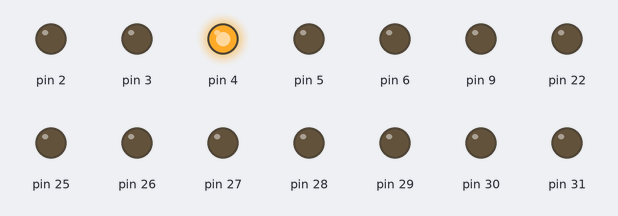
The sketch below on a simulated Arduino Mega 2560, built with avr-gcc and run on an emulated ATmega2560. Parts: output pins drawn as LEDs (lit = HIGH). Random numbers use the default seed unless the sketch sets one.

Above: at 0.1 s.
At 3.4 s:
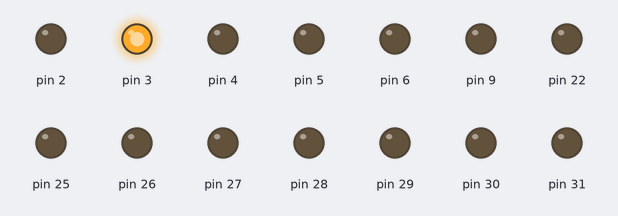
At 8.86 s:
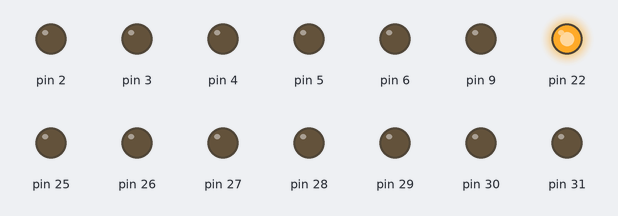
At 18.19 s:
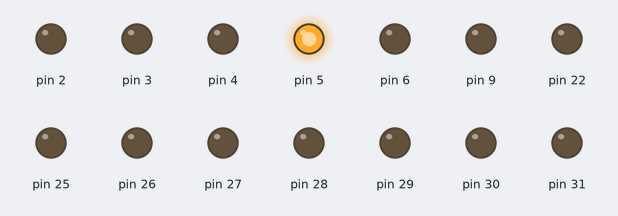
At 31.2 s:
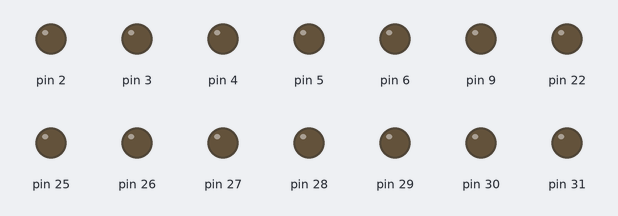
At 39.3 s:
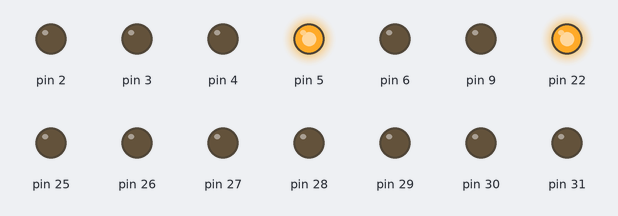
Timing chart, 0 to 40.0 s (numbered marks = the images above):
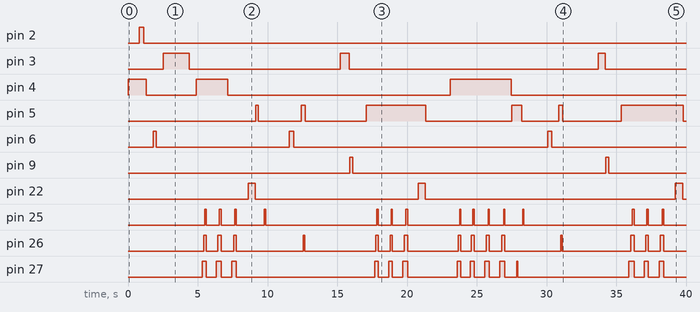

Measured:
- by itself, pin 2: LOW → HIGH at 0.82 s, → LOW 0.30 s later
- by itself, pin 3: goes HIGH 1.9 s, LOW 10.9 s, HIGH 0.61 s, LOW 17.9 s, HIGH 0.52 s, then LOW
- by itself, pin 4: goes HIGH 1.3 s, LOW 3.6 s, HIGH 2.3 s, LOW 15.9 s, HIGH 4.4 s, then LOW
- by itself, pin 5: LOW → HIGH at 9.2 s, → LOW 0.15 s later, → HIGH 3.1 s later, → LOW 0.29 s later, … (12 changes in this stretch)
- by itself, pin 6: goes HIGH 0.22 s, LOW 9.5 s, HIGH 0.32 s, LOW 18.2 s, HIGH 0.32 s, then LOW
- by itself, pin 9: alternates HIGH for 0.21 s and LOW for 18.1 s
- by itself, pin 22: goes HIGH 0.49 s, LOW 11.7 s, HIGH 0.48 s, LOW 17.9 s, HIGH 0.53 s, then LOW
- by itself, pin 25: LOW → HIGH at 5.5 s, → LOW 0.12 s later, → HIGH 0.92 s later, → LOW 0.13 s later, … (30 changes in this stretch)

The sketch:

Dual.ino
```cpp
volatile int state = false; // 매크로 키보드의 구동 미치 정지상태를 저장하는 함수

unsigned button_millis;

void random_delay(long delay_value, int random_value)
{
  delay_value = delay_value + random(-random_value, random_value);
  if(delay_value < 0) return;
  delay(delay_value);
}

void isr()
{
  // debouncing 현상 방지, 0.2초 이내에 버튼이 눌러진 경우
  // 1회 눌러진것으로만 인식시킴
  if( (millis() - button_millis ) < 200 ) return;

  if( state == false )
  {
    state = true;
    digitalWrite(52, HIGH); // 구동중인 경우 LED ON
    digitalWrite(53, LOW);
  }
  else
  {
    state = false;
    digitalWrite(52, LOW);
    digitalWrite(53, HIGH); // 정지중인 경우 LED ON
  }

  button_millis = millis();
}

int fordom, lfordom, rfordom, rcycle, lcycle, tsp, pown, rskill, skill, meso;

void setup() {

  for(int i = 2; i<=13; i++){
    pinMode(i, OUTPUT);
  }
  for(int j = 22; j<=50; j++){
    pinMode(j, OUTPUT);
  }
  randomSeed(analogRead(0));

  pinMode(51, INPUT_PULLUP); // 버튼
  attachInterrupt(digitalPinToInterrupt(51), isr, RISING); // 버튼을 누를 경우 실행하는 한수를 지정(isr함수)


}

void loop() {
    Build_Start();

    for(int i = 0; i <= 3; i++){
      furi();
    }
    furi_t();
    Jump_D();

}

void Build_Start(){

    Left_Down(600,50);
    V_Down(130,30);
    V_Up(50,20);
    Up_Down(100,20);
    F_Down(150,50);
    F_Up(50,20);
    Up_Up(200,30);
    Left_Up(500,30);
    Insert_Down(200,30);
    Insert_Up(500,30);

    Down_Down(300,50);
    D_Down(500,50);
    D_Up(500,100);
    V_Down(130,30);
    V_Up(50,20);
    A_Down(300,30);
    A_Up(50,20);
    Down_Up(500,30);

    Left_Down(200,30);
    Jump_D();
    Jump_D();
    Left_Up(50,20);
    Jump_D();
    V_Down(300,30);
    V_Up(50,20);
    Ctrl_Down(500,30);
    Ctrl_Up(50,20);

    Right_Down(150,20);
    Right_Up(50,20);

    V_Down(300,30);
    V_Up(50,20);
    Z_Down(100,20);
    Z_Up(1700,10);

    Insert_Down(300,30);
    Insert_Up(500,30);
    Right_Down(150,20);
    X_Down(100,20);
    X_Up(50,20);
    Right_Up(2500,50);

    Down_Down(300,50);
    V_Down(200,30);
    V_Up(50,20);
    Down_Up(50,20);

    Delete_Down(200,50);
    Delete_Up(1000,100);

    Right_Down(300,30);
    Jump_D();
    Jump_D();
    Jump_D();
    V_Down(300,30);
    V_Up(50,20);
    Ctrl_Down(500,30);
    Ctrl_Up(50,20);
    Right_Up(1800,100);
}

void furi(){
    Left_Down(300,30);
    Jump_D();
    Jump_D();
    Jump_D();
    Jump_D();
    Left_Up(50,20);

    Right_Down(200,20);
    V_Down(100,30);
    V_Up(50,20);
    C_Down(100,20);
    C_Up(250,20);
    Right_Up(50,20);
    Z_Down(100,20);
    Z_Up(1700,10);

    Insert_Down(300,30);
    Insert_Up(500,30);
    Right_Down(150,20);
    X_Down(100,20);
    X_Up(50,20);
    Right_Up(2500,50);

    Down_Down(300,50);
    V_Down(200,30);
    V_Up(50,20);
    Down_Up(50,20);

    Delete_Down(200,50);
    Delete_Up(1000,100);

    Right_Down(300,30);
    Jump_D();
    Jump_D();
    Jump_D();
    V_Down(300,30);
    V_Up(50,20);
    Ctrl_Down(500,30);
    Ctrl_Up(50,20);
    Right_Up(1800,100);
}

void furi_t(){
    Left_Down(300,30);
    Jump_D();
    Jump_D();
    Jump_D();
    Jump_D();
    Left_Up(50,20);

    Right_Down(200,20);
    V_Down(100,30);
    V_Up(50,20);
    C_Down(100,20);
    C_Up(250,20);
    Right_Up(50,20);
    Z_Down(100,20);
    Z_Up(1700,10);

    Insert_Down(300,30);
    Insert_Up(500,30);
    Right_Down(150,20);
    X_Down(100,20);
    X_Up(50,20);
    Right_Up(2500,50);

    Down_Down(300,50);
    V_Down(200,30);
    V_Up(50,20);
    Down_Up(50,20);

    Delete_Down(200,50);
    Delete_Up(1000,100);

    Right_Down(300,30);
    Jump_D();
    Jump_D();
    Jump_D();
    V_Down(300,30);
    V_Up(50,20);
    Ctrl_Down(500,30);
    Ctrl_Up(50,20);
    Right_Up(300,50);
}


void Jump_D(){
  V_Down(100,30);
    V_Up(50,10);
    V_Down(100,30);
    C_Down(100,30);
    X_Down(100,50);
    Z_Down(100,50);
    V_Up(0,0);
    C_Up(0,0);
    X_Up(0,0);
    Z_Up(480,50);
}
void Jump_cs(){

  tsp = random(1,7);
  if(tsp == 1){

    meso = random(1, 3);
    if(meso == 1){
      Z_Down(50,10);
      Z_Up(50,10);
    }

    V_Down(100,50);
    V_Up(50,10);
    V_Down(120,30);
    C_Down(120,30);

    skill = random(1, 7);
    if(skill == 1){
      Ctrl_Down(50,10);
      Ctrl_Up(50,10);
    }else if(skill == 4){
      PageDown_Down(50,10);
      PageDown_Up(50,10);
    }

    X_Down(100,50);
    Z_Down(100,50);
    V_Up(0,0);
    C_Up(0,0);
    X_Up(0,0);
    Z_Up(600,80);
  }else if(tsp == 2){

    meso = random(1, 3);
    if(meso == 1){
      Z_Down(50,10);
      Z_Up(50,10);
    }

    V_Down(100,50);
    V_Up(50,10);
    V_Down(120,30);
    C_Down(120,30);

    skill = random(1, 7);
    if(skill == 1){
      Ctrl_Down(50,10);
      Ctrl_Up(50,10);
    }else if(skill == 4){
      PageDown_Down(50,10);
      PageDown_Up(50,10);
    }

    X_Down(100,50);
    Z_Down(100,50);
    V_Up(0,0);
    C_Up(0,0);
    X_Up(0,0);
    Z_Up(600,80);
  }else if(tsp == 3){

    meso = random(1, 3);
    if(meso == 1){
      Z_Down(50,10);
      Z_Up(50,10);
    }

    V_Down(100,50);
    V_Up(50,10);
    V_Down(120,30);
    C_Down(120,30);

    skill = random(1, 7);
    if(skill == 1){
      Ctrl_Down(50,10);
      Ctrl_Up(50,10);
    }else if(skill == 4){
      PageDown_Down(50,10);
      PageDown_Up(50,10);
    }

    PageUp_Down(100,50);
    Z_Down(100,50);
    V_Up(0,0);
    C_Up(0,0);
    PageUp_Up(0,0);
    Z_Up(600,80);
  }else if(tsp == 4){

    meso = random(1, 3);
    if(meso == 1){
      Z_Down(50,10);
      Z_Up(50,10);
    }

    V_Down(100,50);
    V_Up(50,10);
    V_Down(120,30);
    C_Down(120,30);

    skill = random(1, 7);
    if(skill == 1){
      Ctrl_Down(50,10);
      Ctrl_Up(50,10);
    }else if(skill == 4){
      PageDown_Down(50,10);
      PageDown_Up(50,10);
    }

    Insert_Down(100,50);
    Z_Down(100,50);
    V_Up(0,0);
    C_Up(0,0);
    Insert_Up(0,0);
    Z_Up(600,80);
  }else if(tsp == 5){

    meso = random(1, 3);
    if(meso == 1){
      Z_Down(50,10);
      Z_Up(50,10);
    }

    V_Down(100,50);
    V_Up(50,10);
    V_Down(120,30);
    C_Down(120,30);

    skill = random(1, 7);
    if(skill == 1){
      Ctrl_Down(50,10);
      Ctrl_Up(50,10);
    }else if(skill == 4){
      PageDown_Down(50,10);
      PageDown_Up(50,10);
    }

    Home_Down(100,50);
    Z_Down(100,50);
    V_Up(0,0);
    C_Up(0,0);
    Home_Up(0,0);
    Z_Up(600,80);
  }else{

    meso = random(1, 3);
    if(meso == 1){
      Z_Down(50,10);
      Z_Up(50,10);
    }

    V_Down(100,50);
    V_Up(50,10);
    V_Down(120,30);
    C_Down(120,30);

    skill = random(1, 7);
    if(skill == 1){
      Ctrl_Down(50,10);
      Ctrl_Up(50,10);
    }else if(skill == 4){
      PageDown_Down(50,10);
      PageDown_Up(50,10);
    }

    Insert_Down(100,50);
    Z_Down(100,50);
    V_Up(0,0);
    C_Up(0,0);
    Insert_Up(0,0);
    Z_Up(600,80);
  }
}

void Jump_cs_Fast(){

  tsp = random(1,7);
  if(tsp == 1){
    meso = random(1, 3);
    if(meso == 1){
      Z_Down(50,10);
      Z_Up(50,10);
    }
    V_Down(100,30);
    V_Up(50,10);
    V_Down(100,30);
    C_Down(100,30);

    skill = random(1, 7);
    if(skill == 1){
      Ctrl_Down(50,10);
      Ctrl_Up(50,10);
    }else if(skill == 4){
      PageDown_Down(50,10);
      PageDown_Up(50,10);
    }

    X_Down(100,50);
    Z_Down(100,50);
    V_Up(0,0);
    C_Up(0,0);
    X_Up(0,0);
    Z_Up(550,50);

  }else if(tsp == 2){
    meso = random(1, 3);
    if(meso == 1){
      Z_Down(50,10);
      Z_Up(50,10);
    }
    V_Down(100,30);
    V_Up(50,10);
    V_Down(100,30);
    C_Down(100,30);
    skill = random(1, 7);
    if(skill == 1){
      Ctrl_Down(50,10);
      Ctrl_Up(50,10);
    }else if(skill == 4){
      PageDown_Down(50,10);
      PageDown_Up(50,10);
    }
    X_Down(100,50);
    Z_Down(100,50);
    V_Up(0,0);
    C_Up(0,0);
    X_Up(0,0);
    Z_Up(550,50);

  }else if(tsp == 3){
    meso = random(1, 3);
    if(meso == 1){
      Z_Down(50,10);
      Z_Up(50,10);
    }
    V_Down(100,30);
    V_Up(50,10);
    V_Down(100,30);
    C_Down(100,30);
    skill = random(1, 7);
    if(skill == 1){
      Ctrl_Down(50,10);
      Ctrl_Up(50,10);
    }else if(skill == 4){
      PageDown_Down(50,10);
      PageDown_Up(50,10);
    }
    PageUp_Down(100,50);
    Z_Down(100,50);
    V_Up(0,0);
    C_Up(0,0);
    PageUp_Up(0,0);
    Z_Up(550,50);

  }else if(tsp == 4){
    meso = random(1, 3);
    if(meso == 1){
      Z_Down(50,10);
      Z_Up(50,10);
    }
    V_Down(100,30);
    V_Up(50,10);
    V_Down(100,30);
    C_Down(100,30);
    skill = random(1, 7);
    if(skill == 1){
      Ctrl_Down(50,10);
      Ctrl_Up(50,10);
    }else if(skill == 4){
      PageDown_Down(50,10);
      PageDown_Up(50,10);
    }
    Insert_Down(100,50);
    Z_Down(100,50);
    V_Up(0,0);
    C_Up(0,0);
    Insert_Up(0,0);
    Z_Up(550,50);

  }else if(tsp == 5){
    meso = random(1, 3);
    if(meso == 1){
      Z_Down(50,10);
      Z_Up(50,10);
    }
    V_Down(100,30);
    V_Up(50,10);
    V_Down(100,30);
    C_Down(100,30);
    skill = random(1, 7);
    if(skill == 1){
      Ctrl_Down(50,10);
      Ctrl_Up(50,10);
    }else if(skill == 4){
      PageDown_Down(50,10);
      PageDown_Up(50,10);
    }
    Home_Down(100,50);
    Z_Down(100,50);
    V_Up(0,0);
    C_Up(0,0);
    Home_Up(0,0);
    Z_Up(550,50);

  }else{
    meso = random(1, 3);
    if(meso == 1){
      Z_Down(50,10);
      Z_Up(50,10);
    }
    V_Down(100,30);
    V_Up(50,10);
    V_Down(100,30);
    C_Down(100,30);
    skill = random(1, 7);
    if(skill == 1){
      Ctrl_Down(50,10);
      Ctrl_Up(50,10);
    }else if(skill == 4){
      PageDown_Down(50,10);
      PageDown_Up(50,10);
    }
    Insert_Down(100,50);
    Z_Down(100,50);
    V_Up(0,0);
    C_Up(0,0);
    Insert_Up(0,0);
    Z_Up(550,50);
  }
}


//##########################
//#########[방향키]##########
//##########################

//========================== "↑"

void Up_Down(int basic, int margin){
  digitalWrite(2, HIGH);
  random_delay(basic, margin);
}
void Up_Up(int basic, int margin){
  digitalWrite(2, LOW);
  random_delay(basic, margin);
}

//========================== "↓"

void Down_Down(int basic, int margin){
  digitalWrite(3, HIGH);
  random_delay(basic, margin);
}
void Down_Up(int basic, int margin){
  digitalWrite(3, LOW);
  random_delay(basic, margin);
}

//========================== "←"

void Left_Down(int basic, int margin){
  digitalWrite(4, HIGH);
  random_delay(basic, margin);
}
void Left_Up(int basic, int margin){
  digitalWrite(4, LOW);
  random_delay(basic, margin);
}

//========================== "→"

void Right_Down(int basic, int margin){
  digitalWrite(5, HIGH);
  random_delay(basic, margin);
}
void Right_Up(int basic, int margin){
  digitalWrite(5, LOW);
  random_delay(basic, margin);
}

//##########################
//#########[특수키]##########
//##########################

//========================== "Insert"

void Insert_Down(int basic, int margin){
  digitalWrite(6, HIGH);
  random_delay(basic, margin);
}
void Insert_Up(int basic, int margin){
  digitalWrite(6, LOW);
  random_delay(basic, margin);
}

//========================== "Home"

void Home_Down(int basic, int margin){
  digitalWrite(7, HIGH);
  random_delay(basic, margin);
}
void Home_Up(int basic, int margin){
  digitalWrite(7, LOW);
  random_delay(basic, margin);
}

//========================== "PageUp"

void PageUp_Down(int basic, int margin){
  digitalWrite(8, HIGH);
  random_delay(basic, margin);
}
void PageUp_Up(int basic, int margin){
  digitalWrite(8, LOW);
  random_delay(basic, margin);
}

//========================== "Delete"

void Delete_Down(int basic, int margin){
  digitalWrite(9, HIGH);
  random_delay(basic, margin);
}
void Delete_Up(int basic, int margin){
  digitalWrite(9, LOW);
  random_delay(basic, margin);
}

//========================== "End"

void End_Down(int basic, int margin){
  digitalWrite(10, HIGH);
  random_delay(basic, margin);
}
void End_Up(int basic, int margin){
  digitalWrite(10, LOW);
  random_delay(basic, margin);
}

//========================== "PageDown"

void PageDown_Down(int basic, int margin){
  digitalWrite(11, HIGH);
  random_delay(basic, margin);
}
void PageDown_Up(int basic, int margin){
  digitalWrite(11, LOW);
  random_delay(basic, margin);
}

//##########################
//########[사이드키]#########
//##########################

//========================== "RShift"

void RShift_Down(int basic, int margin){
  digitalWrite(12, HIGH);
  random_delay(basic, margin);
}
void RShift_Up(int basic, int margin){
  digitalWrite(12, LOW);
  random_delay(basic, margin);
}

//========================== "Ctrl"

void Ctrl_Down(int basic, int margin){
  digitalWrite(22, HIGH);
  random_delay(basic, margin);
}
void Ctrl_Up(int basic, int margin){
  digitalWrite(22, LOW);
  random_delay(basic, margin);
}

//========================== "Alt"

void Alt_Down(int basic, int margin){
  digitalWrite(23, HIGH);
  random_delay(basic, margin);
}
void Alt_Up(int basic, int margin){
  digitalWrite(23, LOW);
  random_delay(basic, margin);
}

//========================== "LShift"

void LShift_Down(int basic, int margin){
  digitalWrite(24, HIGH);
  random_delay(basic, margin);
}
void LShift_Up(int basic, int margin){
  digitalWrite(24, LOW);
  random_delay(basic, margin);
}

//##########################
//##########[3열]###########
//##########################

//========================== "Z"

void Z_Down(int basic, int margin){
  digitalWrite(25, HIGH);
  random_delay(basic, margin);
}
void Z_Up(int basic, int margin){
  digitalWrite(25, LOW);
  random_delay(basic, margin);
}

//========================== "X"

void X_Down(int basic, int margin){
  digitalWrite(26, HIGH);
  random_delay(basic, margin);
}
void X_Up(int basic, int margin){
  digitalWrite(26, LOW);
  random_delay(basic, margin);
}

//========================== "C"

void C_Down(int basic, int margin){
  digitalWrite(27, HIGH);
  random_delay(basic, margin);
}
void C_Up(int basic, int margin){
  digitalWrite(27, LOW);
  random_delay(basic, margin);
}

//========================== "V"

void V_Down(int basic, int margin){
  digitalWrite(28, HIGH);
  random_delay(basic, margin);
}
void V_Up(int basic, int margin){
  digitalWrite(28, LOW);
  random_delay(basic, margin);
}

//##########################
//##########[2열]###########
//##########################

//========================== "A"

void A_Down(int basic, int margin){
  digitalWrite(29, HIGH);
  random_delay(basic, margin);
}
void A_Up(int basic, int margin){
  digitalWrite(29, LOW);
  random_delay(basic, margin);
}

//========================== "D"

void D_Down(int basic, int margin){
  digitalWrite(30, HIGH);
  random_delay(basic, margin);
}
void D_Up(int basic, int margin){
  digitalWrite(30, LOW);
  random_delay(basic, margin);
}

//========================== "F"

void F_Down(int basic, int margin){
  digitalWrite(31, HIGH);
  random_delay(basic, margin);
}
void F_Up(int basic, int margin){
  digitalWrite(31, LOW);
  random_delay(basic, margin);
}
```
